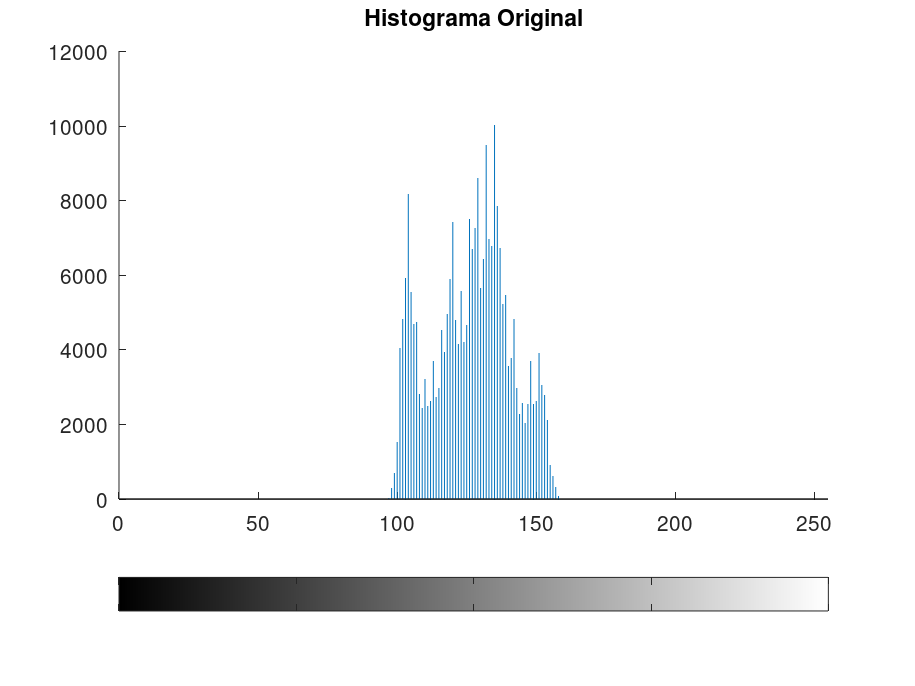
%> input picture Semana 3/exc1/histograma_original.png, 915 x 686 px
$ octave --eval "histograma('histograma_original.png');"   (GNU Octave 9; MATLAB toolbox functions it lacks are replaced by stand-ins)
%> lines starting %> are read from the running program, lines starting %| are printed output that depends on the picture
function histograma(arquivo)
%> called with arquivo = 'histograma_original.png'
  img = imread(arquivo);
%> img is the input picture: size 686x915x3 uint8; mean R, G, B 243.8, 245.5, 246.7

  imhist(img);
  title('Histograma Original');
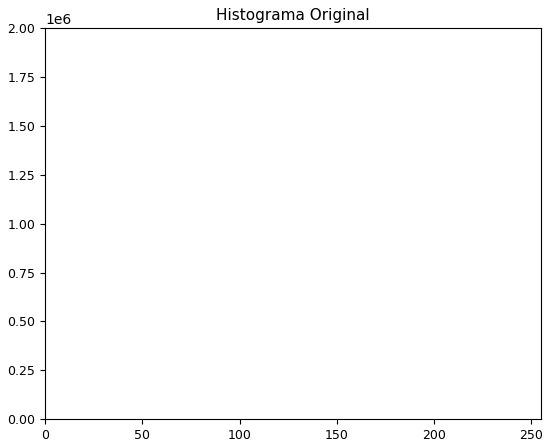
%> figure redrawn from the program's plot data; highest point at x = 255, y = 1723296

  #cgc(getCurrentFigure) retorna a figura gráfica atual
  saveas(gcf, 'histograma_original.png');

  img_alargada = imadjust(img, stretchlim(img), [0 1]);
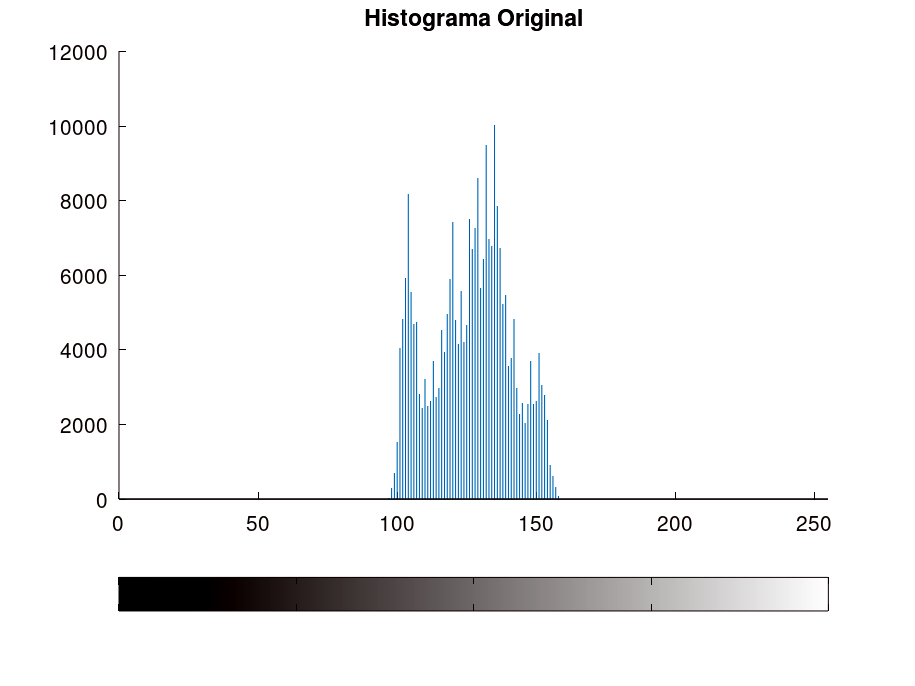
%> img_alargada: size 686x915x3 uint8; mean R, G, B 242.4, 243.9, 245.3
  imwrite(img_alargada, 'imagem_contraste_certo.png');

  imhist(img_alargada);
  title('Histograma da Imagem com Contraste Alargado');
%> figure, not shown here; highest point at x = 255, y = 1723296
  saveas(gcf, 'histograma_alargado.png');
end
